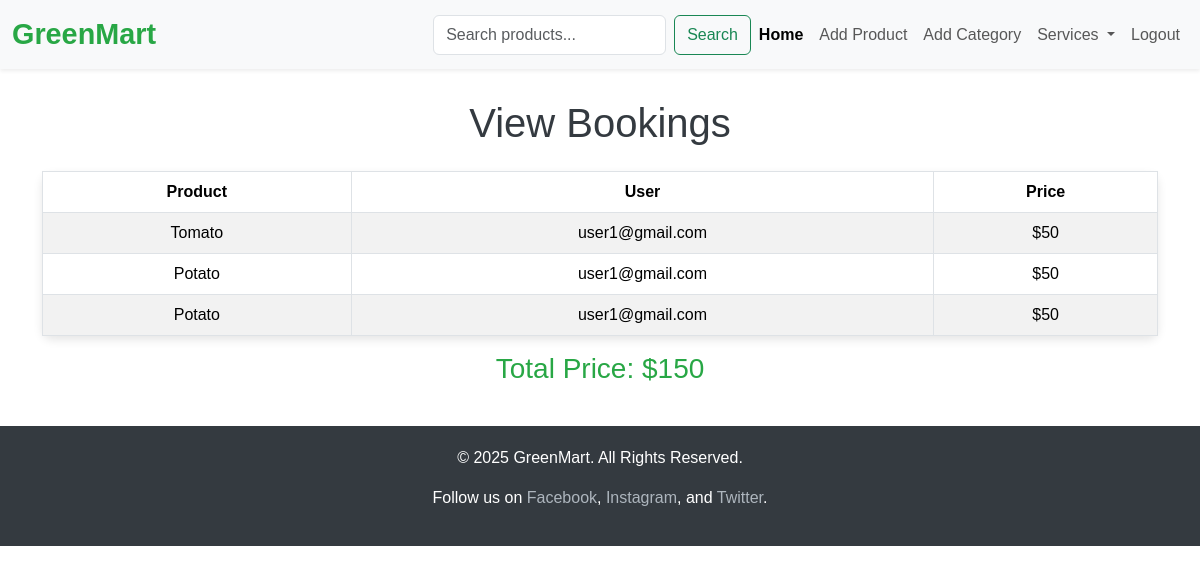
Before: /viewbookings with the older database file.
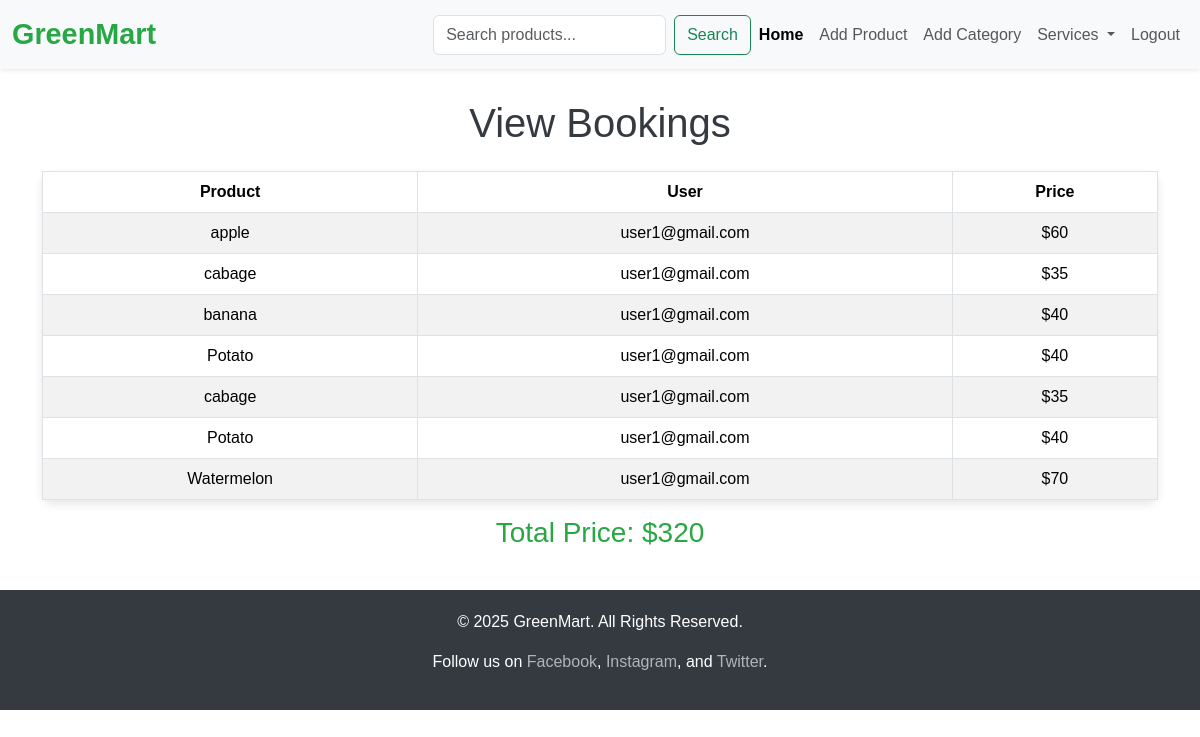
After: the same page with the newer database file.
### gm_app/models.py (models this page shows)
class Buy(models.Model):
    product=models.ForeignKey(Product,on_delete=models.CASCADE)
    user=models.ForeignKey(User,on_delete=models.CASCADE)
    qty=models.PositiveIntegerField()
    price=models.IntegerField()
    date=models.DateField(auto_now_add=True)

class Product(models.Model):
    pid=models.TextField()
    name=models.TextField()
    dis=models.TextField()
    offer_price=models.IntegerField()
    price=models.IntegerField()
    stock=models.IntegerField()
    category=models.ForeignKey(Category,on_delete=models.CASCADE)
    img=models.FileField()

### gm_app/views.py (the view)
# urls.py: path('viewbookings', views.viewbookings, name='viewbookings'),
def viewbookings(req):
    try:
        bookings = Buy.objects.select_related('user', 'product').order_by('-id')  # Fetch all bookings
        total_price = sum(booking.price for booking in bookings)  # Calculate total price of all bookings
        return render(req, 'shop/viewbooking.html', {'bookings': bookings, 'total_price': total_price})
    except Exception as e:
        print(f"Error fetching bookings: {e}")
        return render(req, 'shop/viewbooking.html', {'error': 'An error occurred while fetching the bookings.'})

### templates/shop/viewbooking.html (shortened to what this page needs)
<!DOCTYPE html>
<html lang="en">
<head>
    <link href="https://cdn.jsdelivr.net/npm/bootstrap@5.3.3/dist/css/bootstrap.min.css" rel="stylesheet">
</head>
<body>
    <nav class="navbar navbar-expand-lg navbar-light bg-light shadow-sm sticky-top">
        <div class="container-fluid">
            <a class="navbar-brand" href="#" style="font-size: 1.8rem; font-weight: bold; color: #28a745;">GreenMart</a>
            <div class="collapse navbar-collapse" id="navbarNav">
                <ul class="navbar-nav ms-auto">
                <form class="d-flex ms-3" method="GET" action="{% url 'product_search' %}">
                    <input class="form-control me-2" type="search" name="query" placeholder="Search products..." aria-label="Search">
                    <button class="btn btn-outline-success" type="submit">Search</button>
                </form>
                    <li class="nav-item">
                        <a class="nav-link active" href="{%url 'shophome'%}" style="font-weight: bold;">Home</a>
                    </li>
                    <li class="nav-item">
                        <a class="nav-link" href="{% url 'addproduct' %}">Add Product</a>
                    </li>
                    <li class="nav-item">
                        <a class="nav-link" href="{% url 'add_category' %}">Add Category</a>
                    </li>
                    <li class="nav-item dropdown">
                        <a class="nav-link dropdown-toggle" href="#" id="servicesDropdown" role="button" data-bs-toggle="dropdown" aria-expanded="false">
                            Services
                        </a>
                    </li>
                    <li class="nav-item">
                    <a class="nav-link" href="{%url 'logout'%}">Logout</a>
                </li>
                </ul>
            </div>
        </div>
    </nav>
    <div class="container">
        <h1 class="text-center mb-4">View Bookings</h1>
        {% if bookings %}
            <table class="table table-bordered table-striped">
                <thead>
                    <tr>
                        <th>Product</th>
                        <th>User</th>
                        <th>Price</th>
                    </tr>
                </thead>
                <tbody>
                    {% for booking in bookings %}
                        <tr>
                            <td>{{ booking.product.name }}</td>
                            <td>{{ booking.user.username }}</td>
                            <td>${{ booking.price }}</td>
                        </tr>
                    {% endfor %}
                </tbody>
            </table>
            <h3 class="text-center">Total Price: ${{ total_price }}</h3>
        {% else %}
            <p class="text-center">No bookings available.</p>
        {% endif %}
    </div>
    <footer>
        <p>&copy; 2025 GreenMart. All Rights Reserved.</p>
        <p>Follow us on
            <a href="#">Facebook</a>,
            <a href="#">Instagram</a>, and
            <a href="#">Twitter</a>.
        </p>
    </footer>
</body>
</html>

Changed rows visible on the page:
removed Buy: product.name "Tomato", user.username "user1@gmail.com", price "50"
removed Buy: product.name "Potato", user.username "user1@gmail.com", price "50"
removed Buy: product.name "Potato", user.username "user1@gmail.com", price "50"
added Buy: product.name "apple", user.username "user1@gmail.com", price "60"
added Buy: product.name "cabage", user.username "user1@gmail.com", price "35"
added Buy: product.name "banana", user.username "user1@gmail.com", price "40"
added Buy: product.name "Potato", user.username "user1@gmail.com", price "40"
added Buy: product.name "cabage", user.username "user1@gmail.com", price "35"
added Buy: product.name "Potato", user.username "user1@gmail.com", price "40"
added Buy: product.name "Watermelon", user.username "user1@gmail.com", price "70"
Other visible differences:
{{ total_price }}: "150" → "320"
